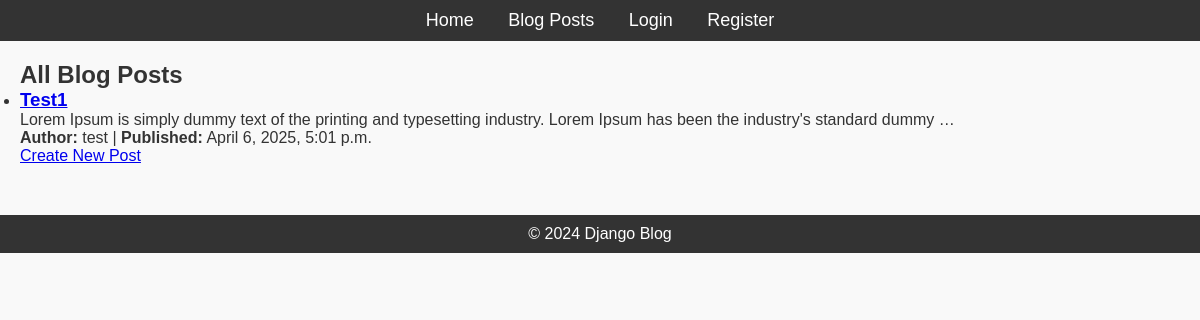
Page /post/ on the earlier database version.
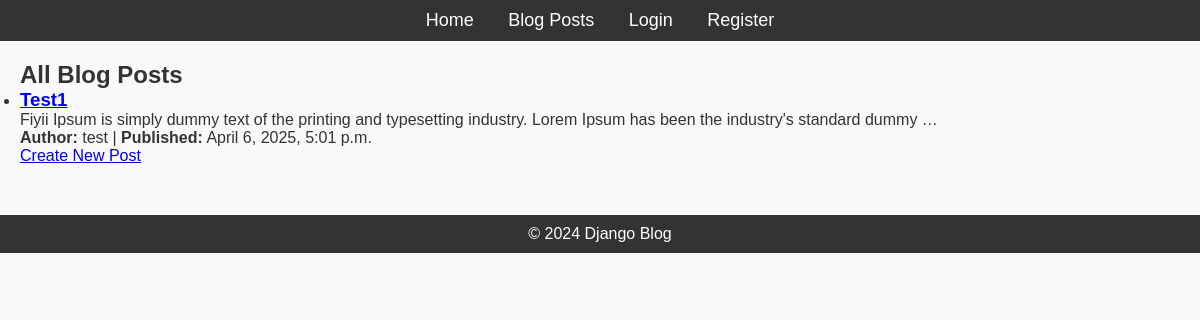
Same page on the later database version.
### blog/models.py (models this page shows, shortened)
class Post(models.Model):
    title = models.CharField(max_length=200)
    content = models.TextField()
    published_date = models.DateTimeField(auto_now_add=True)
    author = models.ForeignKey(User, on_delete=models.CASCADE, related_name='posts')

### blog/views.py (the view)
# urls.py: path('post/', views.PostListView.as_view(), name='posts-list'),
class PostListView(ListView):
    model = Post
    template_name = 'blog/post_list.html'  # Template for listing all posts
    context_object_name = 'posts'  # Name for the context variable in the template
    ordering = ['-published_date']  # Order posts by most recent

### blog/templates/blog/post_list.html (shortened to what this page needs)
{% extends 'blog/base.html' %}
{% block content %}
    <h2>All Blog Posts</h2>
    <ul>
        {% for post in posts %}
            <li>
                <h3><a href="{% url 'post_detail' post.pk %}">{{ post.title }}</a></h3>
                <p>{{ post.content|truncatewords:20 }}</p>
                <p><strong>Author:</strong> {{ post.author.username }} | <strong>Published:</strong> {{ post.published_date }}</p>
            </li>
        {% endfor %}
    </ul>
    <a href="{% url 'post_create' %}">Create New Post</a>
{% endblock %}

Differences in the rows shown:
changed Post "Test1": content "Lorem Ipsum is simply dummy text of the printing and typesetting industry. Lorem Ipsum has been the industry's standard dummy …" → "Fiyii Ipsum is simply dummy text of the printing and typesetting industry. Lorem Ipsum has been the industry's standard dummy …"
